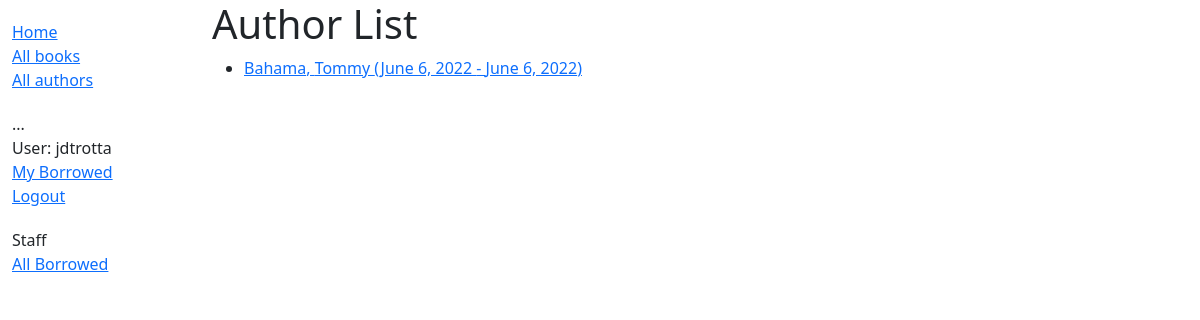
The app's page /catalog/authors/ (signed in) with its own data.
### catalog/models.py (models this page shows, shortened)
class Author(models.Model):
    first_name = models.CharField(max_length=100)
    last_name = models.CharField(max_length=100)
    date_of_birth = models.DateField(null=True, blank=True)
    date_of_death = models.DateField('Died', null=True, blank=True)
    class Meta:
        ordering = ['last_name', 'first_name']
    def get_absolute_url(self):
        return reverse('author-detail', args=[str(self.id)])

### catalog/views.py (the view)
# urls.py: path('authors/', views.AuthorListView.as_view(), name='authors'),
class AuthorListView(generic.ListView):
    model = Author
    paginate_by = 10

### catalog/templates/catalog/author_list.html
{% extends "base_generic.html" %}
{% block content %}
  <h1>Author List</h1>
  {% if author_list %}
  <ul>
    {% for author in author_list %}
      <li>
        <a href="{{ author.get_absolute_url }}">{{ author.last_name }}, {{author.first_name }} ({{author.date_of_birth}} - {{author.date_of_death}})  </a>
      </li>
    {% endfor %}
  </ul>
  {% else %}
    <p>There are no authors in the library.</p>
  {% endif %}
{% endblock %}

### catalog/templates/base_generic.html (shortened to what this page needs)
<!DOCTYPE html>
<html lang="en">
<head>
  <link href="https://cdn.jsdelivr.net/npm/bootstrap@5.1.3/dist/css/bootstrap.min.css" rel="stylesheet">
  {% load static %}
  <link rel="stylesheet" href="{% static 'css/styles.css' %}">
</head>
<body>
  <div class="container-fluid">
    <div class="row">
      <div class="col-sm-2">
      {% block sidebar %}
        <ul class="sidebar-nav">
          <li><a href="{% url 'index' %}">Home</a></li>
          <li><a href="{% url 'books' %}">All books</a></li>
          <li><a href="">All authors</a></li>
        </ul>
        <ul class="sidebar-nav">
          ...
         {% if user.is_authenticated %}
           <li>User: {{ user.get_username }}</li>
           <li><a href="{% url 'my-borrowed' %}">My Borrowed</a></li>
           <li><a href="{% url 'logout'%}?next={{request.path}}">Logout</a></li>
         {% else %}
           <li><a href="{% url 'login'%}?next={{request.path}}">Login</a></li>
         {% endif %}
        </ul>
        {%if user.is_staff %}
          <ul class="sidebar-nav">
            <li>Staff</li>
            <li><a href="{% url 'all-borrowed'%}">All Borrowed</a></li>
          </ul>
        {%endif %}
     {% endblock %}
      </div>
      <div class="col-sm-10 ">{% block content %}{% endblock %}
      </div>
    </div>
  </div>
</body>
</html>

### catalog/static/css/styles.css (style rules this page uses)
.sidebar-nav { margin-top: 20px; padding: 0; list-style: none; }

### records on screen
Author: last_name "Bahama", first_name "Tommy", date_of_birth "June 6, 2022", date_of_death "June 6, 2022"

### other values on screen
{{ user.get_username }} "jdtrotta"
